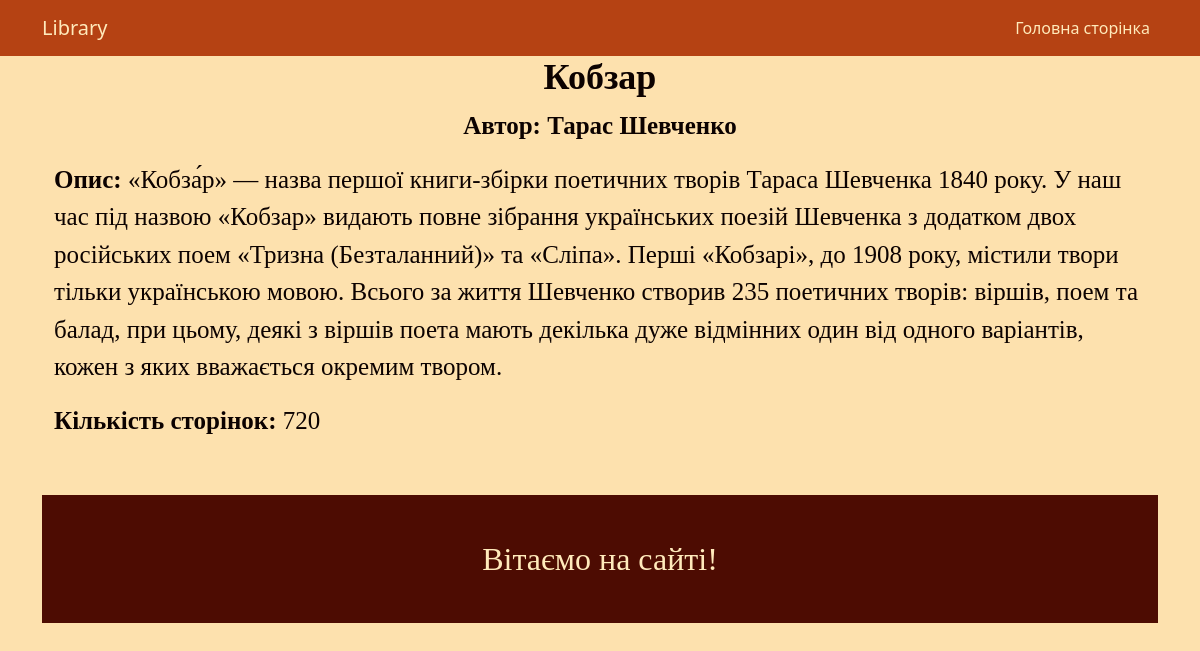
Page /books/1 (signed in) on the committed database.
### database/models.py (models this page shows, shortened)
class Book(Base):
    __tablename__ = 'books'
    id = Column(Integer, primary_key=True)
    title = Column(String)
    author = Column(String)
    description = Column(String)
    num_pages = Column(Integer)

### main.py (the view)
@app.get("/books/{book_id}")
def read_book(book_id: int, request: Request, username: str = Depends(get_current_user)):
    try:
        book = ORM.get_book_by_id(book_id)
        if not book:
            raise HTTPException(status_code=404, detail="Book not found")
        return templates.TemplateResponse("book_detail.html", {"request": request, "book": book})
    except Exception as e:
        print(traceback.format_exc())
        raise HTTPException(status_code=500, detail="Internal Server Error")

### templates/book_detail.html
{% extends 'base.html' %}
{% block main %}
<div class="container">
    <div class="row">
        <div class="col">
            <h1 class="text-center" style="color:#0c0200; font-family: Monotype Corsiva; font-size: 36px;"><b>{{ book.title }}</b></h1>
            <p class="text-center" style="color:#0c0200; font-family: Monotype Corsiva; font-size: 25px;"><b>Автор: {{ book.author }}</b></p>
            <p style="color:#0c0200; font-family: Monotype Corsiva; font-size: 25px;"><b>Опис:</b> {{ book.description }}</p>
            <p style="color:#0c0200; font-family: Monotype Corsiva; font-size: 25px;"><b>Кількість сторінок:</b> {{ book.num_pages }}</p>
        </div>
    </div>
</div>
{% endblock main %}

### rows in the picture
Book: title "Кобзар", author "Тарас Шевченко", description "«Кобза́р» — назва першої книги-збірки поетичних творів Тараса Шевченка 1840 року. У наш час під назвою «Кобзар» видають повне зібрання українських поезій Шевченка з додатком двох російських поем «Тризна (Безталанний)» та «Сліпа». Перші «Кобзарі», до 1908 року, містили твори тільки українською мовою. Всього за життя Шевченко створив 235 поетичних творів: віршів, поем та балад, при цьому, деякі з віршів поета мають декілька дуже відмінних один від одного варіантів, кожен з яких вважається окремим твором.", num_pages "720"
